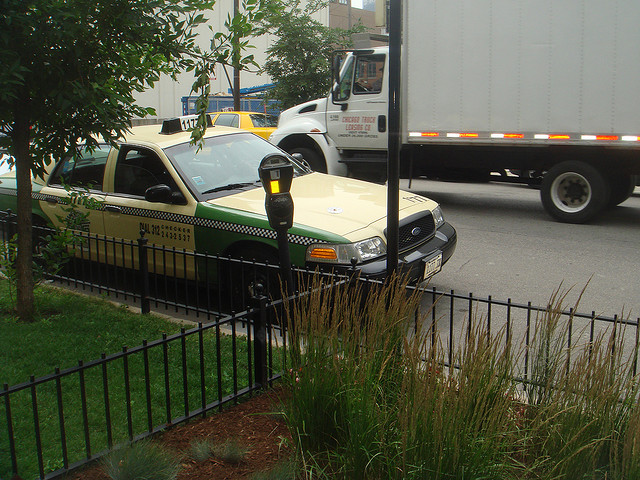
#> input picture background/000000000001.jpg, 640 x 480 px; its folder holds only this picture in this run
$ python dataset_generator_obb.py
#> lines starting #> are read from the running program, lines starting #| are printed output that depends on the picture
"""
Synthetic Dataset Generator for Object Detection
Creates training and validation datasets with multiple types of interference patterns
"""

import os
import random
import math
from PIL import Image, ImageDraw, ImageFilter
import numpy as np

# ==================== Dataset Configuration ====================
TRAIN_NUM = 800          # Number of training images to generate
VAL_NUM = 200             # Number of validation images to generate
NC = 1                    # Number of object classes
MIN_SIZE = 32             # Minimum target size in pixels
MAX_SIZE = 128            # Maximum target size in pixels

# Image dimensions
IMG_SIZE = 640           # Base image size (width and height)
BORDER = 80              # Margin from image borders for target placement

# ==================== Interference Parameters ====================
# 1. FALSE TARGETS: Cropped and rotated real targets (no labels)
FALSE_TARGET_PROB = 0.5   # Probability of adding false targets to an image
FALSE_TARGET_COUNT = 24   # Maximum number of false targets per image

# 2. INTERRUPTIONS: Randomly drawn lines and polygons (no labels)
INTERRUPTION_PROB = 0.25  # Probability of adding drawn interruptions
INTERRUPTION_COUNT = 24   # Maximum number of interruptions per image

# 3. BRIGHTNESS VARIATION: Simulate lighting changes
BRIGHTNESS_RANGE = (0.6, 1.6)  # Brightness factor range (1.0 = original)

# Interruption drawing parameters
LINE_WIDTH_RANGE = (2, 8)       # Line thickness range in pixels
POLYGON_SIDES_RANGE = (2, 16)   # Number of polygon vertices range

# 4. GAUSSIAN BLUR: Simulate motion blur or out-of-focus
BLUR_PROB = 0.3                 # Probability of applying blur
BLUR_RADIUS_RANGE = (0.3, 1.0)  # Gaussian blur radius range

# 5. RESIZE: Downsample some images for scale variation
RESIZE_PROB = 0.3               # Probability of resizing
RESIZE_SIZE = 640               # Target size when resized

# 6. FALSE IMAGES: Paste pre-collected external images (no labels)
FALSE_IMAGE_PROB = 0.5          # Probability of adding false images
FALSE_IMAGE_COUNT = 24          # Maximum number of false images per image

# random seed
random.seed(1337)
# ==================== Directory Setup ====================
os.chdir(os.path.dirname(os.path.abspath(__file__)))
BG_DIR = "./background"                    # Background images directory
TARGET_GENERATED_DIR = "./target" # Real target images directory
OUTPUT_DIR = "./data0"                     # Output directory for generated dataset
FALSE_IMAGE_DIR = "./false_images"         # External false images directory

# ==================== Cache Background Images ====================
# Collect all background image files
bg_files = [f for f in os.listdir(BG_DIR) if f.lower().endswith(('.png', '.jpg', '.jpeg'))]
bg_cache = {}
total_bg = min(1000, len(bg_files))

print(f"Cached images: (0/{total_bg})", end="", flush=True)
for i, f in enumerate(bg_files[:400], 1):
    img = Image.open(os.path.join(BG_DIR, f)).convert('RGBA')
    bg_cache[f] = img.resize((IMG_SIZE, IMG_SIZE))
    print(f"\rCached images: ({i}/{total_bg})", end="", flush=True)
print()

# ==================== Cache Target Images ====================
# Cache real target images separately for train and validation splits
target_cache = {'train': {}, 'val': {}}
print("BACKGROUND CACHED")

for split in ['train', 'val']:
    for cls in range(NC):
        cls_dir = os.path.join(TARGET_GENERATED_DIR, split, str(cls))
        if os.path.exists(cls_dir):
            files = [f for f in os.listdir(cls_dir) if f.lower().endswith(('.png', '.jpg', '.jpeg'))]
            if files:
                target_cache[split][cls] = [Image.open(os.path.join(cls_dir, f)).convert('RGBA') for f in files]

# ==================== Create Output Directories ====================
for split in ['train', 'val']:
    for sub in ['images', 'labels']:
        os.makedirs(os.path.join(OUTPUT_DIR, split, sub), exist_ok=True)

# ==================== Helper Functions ====================

def re_size(img):
    """Randomly resize image to lower resolution"""
    if random.random() < RESIZE_PROB:
        return img.resize((RESIZE_SIZE, RESIZE_SIZE), Image.LANCZOS)
    return img

def adjust_brightness(image, brightness_factor):
    """
    Adjust image brightness while preserving alpha channel

    Args:
        image: PIL Image (RGBA or RGB)
        brightness_factor: Float multiplier for brightness (1.0 = original)

    Returns:
        Brightness-adjusted image
    """
    if brightness_factor == 1.0:
        return image.copy()

    # Handle RGBA images separately to preserve transparency
    if image.mode == 'RGBA':
        r, g, b, a = image.split()
        rgb = Image.merge('RGB', (r, g, b))
        rgb = Image.blend(rgb, Image.new('RGB', rgb.size, 0), 1 - brightness_factor)
        return Image.merge('RGBA', (*rgb.split(), a))
    else:
        return Image.blend(image, Image.new(image.mode, image.size, 0), 1 - brightness_factor)

def add_image_interference(img):
    """
    Paste random external images as interference (no labels generated)

    Args:
        img: Background image to add interference to

    Returns:
        Image with pasted false images
    """
    if random.random() > FALSE_IMAGE_PROB or not os.path.exists(FALSE_IMAGE_DIR):
        return img

    files = [f for f in os.listdir(FALSE_IMAGE_DIR) if f.lower().endswith(('.png', '.jpg', '.jpeg'))]
    if not files:
        return img

    for _ in range(random.randint(1, FALSE_IMAGE_COUNT)):
        img_file = random.choice(files)
        target = Image.open(os.path.join(FALSE_IMAGE_DIR, img_file)).convert('RGBA')

        # Apply random brightness adjustment
        brightness = random.uniform(*BRIGHTNESS_RANGE)
        target = adjust_brightness(target, brightness)

        # Random scaling
        scale = random.uniform(MIN_SIZE / max(target.size), MAX_SIZE / max(target.size))
        w = int(target.width * scale)
        h = int(target.height * scale)
        target = target.resize((w, h))

        # Random rotation
        angle = random.uniform(0, 360)
        target = target.rotate(angle, expand=True)

        # Random position
        paste_x = random.randint(0, IMG_SIZE - target.width)
        paste_y = random.randint(0, IMG_SIZE - target.height)

        # Composite onto image with alpha blending
        layer = Image.new('RGBA', img.size, (0, 0, 0, 0))
        layer.paste(target, (paste_x, paste_y), target)
        img = Image.alpha_composite(img, layer)

    return img

def false_target(img, target_cache_split):
    """
    Add cropped and rotated real targets as false positives (no labels)

    Process: Rotate -> Crop to 1/3 size -> Rotate again to create fragments

    Args:
        img: Background image
        target_cache_split: Cache of real targets for current split

    Returns:
        Image with false target fragments
    """
    if random.random() > FALSE_TARGET_PROB or not target_cache_split:
        return img

    for _ in range(random.randint(1, FALSE_TARGET_COUNT)):
        # Randomly select a target class
        cls = random.randint(0, NC - 1)
        if cls not in target_cache_split or not target_cache_split[cls]:
            continue

        target = random.choice(target_cache_split[cls]).copy()

        # Apply brightness variation
        brightness = random.uniform(*BRIGHTNESS_RANGE)
        target = adjust_brightness(target, brightness)

        # Random scaling
        scale = random.uniform(MIN_SIZE / max(target.size), MAX_SIZE / max(target.size))
        w = int(target.width * scale)
        h = int(target.height * scale)
        target = target.resize((w, h))

        # First rotation
        angle1 = random.randint(1, 360)
        target = target.rotate(angle1, expand=True)

        # Crop to 1/3 of original size (simulate partial occlusion)
        cut_ratio = 1/3
        cut_w = int(target.width * cut_ratio)
        cut_h = int(target.height * cut_ratio)
        x1 = random.randint(0, target.width - cut_w)
        y1 = random.randint(0, target.height - cut_h)
        x2 = x1 + cut_w
        y2 = y1 + cut_h
        target = target.crop((x1, y1, x2, y2))

        # Second rotation
        angle2 = random.randint(1, 360)
        target = target.rotate(angle2, expand=True)

        # Random position
        paste_x = random.randint(0, IMG_SIZE - target.width)
        paste_y = random.randint(0, IMG_SIZE - target.height)

        # Composite onto image
        layer = Image.new('RGBA', img.size, (0, 0, 0, 0))
        layer.paste(target, (paste_x, paste_y), target)
        img = Image.alpha_composite(img, layer)

    return img

def draw_interruption(img):
    """
    Draw random geometric shapes (lines and polygons) as visual noise

    Args:
        img: Background image

    Returns:
        Image with drawn interruptions
    """
    if random.random() > INTERRUPTION_PROB:
        return img

    draw_img = img.copy()
    draw = ImageDraw.Draw(draw_img, 'RGBA')

    for _ in range(random.randint(1, INTERRUPTION_COUNT)):
        shape_type = random.choice(['line', 'polygon'])

        # Random semi-transparent colors (red, blue, green, black, white)
        color = random.choice([
            (255, random.randint(0, 50), random.randint(0, 50), random.randint(200, 255)),    # Red
            (random.randint(0, 50), random.randint(0, 50), 255, random.randint(200, 255)),    # Blue
            (random.randint(0, 50), 255, random.randint(0, 50), random.randint(200, 255)),    # Green
            (random.randint(0, 50), random.randint(0, 50), random.randint(0, 50), random.randint(200, 255)),  # Black
            (255, 255, 255, random.randint(200, 255))  # White
        ])

        if shape_type == 'line':
            # Generate random line segment
            x1 = random.randint(0, IMG_SIZE)
            y1 = random.randint(0, IMG_SIZE)
            x2 = random.randint(0, IMG_SIZE)
            y2 = random.randint(0, IMG_SIZE)
            width = random.randint(*LINE_WIDTH_RANGE)

            # Add random jitter to simulate hand-drawn lines (30% probability)
            if random.random() > 0.7:
                points = []
                length = 5 * math.sqrt((x2 - x1) ** 2 + (y2 - y1) ** 2)
                if length > 0:
                    num_points = max(3, int(length / 50))
                    for i in range(num_points):
                        t = i / (num_points - 1) if num_points > 1 else 0
                        x = x1 + (x2 - x1) * t + random.randint(-10, 10)
                        y = y1 + (y2 - y1) * t + random.randint(-10, 10)
                        points.append((x, y))

                    if len(points) >= 2:
                        draw.line(points, fill=color, width=width)
            else:
                # Straight line
                draw.line([(x1, y1), (x2, y2)], fill=color, width=width)

        elif shape_type == 'polygon':
            # Generate random polygon
            num_sides = random.randint(*POLYGON_SIDES_RANGE)
            points = []

            # Generate points within a confined area
            center_x = random.randint(100, IMG_SIZE - 100)
            center_y = random.randint(100, IMG_SIZE - 100)
            max_radius = random.randint(50, 200)  # Control polygon size

            for _ in range(num_sides):
                angle = random.uniform(0, 2 * math.pi)
                radius = random.uniform(20, max_radius)

                x = center_x + radius * math.cos(angle)
                y = center_y + radius * math.sin(angle)

                # Clip to image boundaries
                x = max(0, min(IMG_SIZE, x))
                y = max(0, min(IMG_SIZE, y))

                points.append((x, y))

            # Sort points by angle to reduce self-intersection (70% probability)
            if random.random() > 0.3:
                center_x = sum(p[0] for p in points) / num_sides
                center_y = sum(p[1] for p in points) / num_sides
                sorted_points = sorted(points, key=lambda p: math.atan2(p[1] - center_y, p[0] - center_x))
                points = sorted_points

            # Decide whether to add border
            if random.random() > 0.3:  # 70% probability with border
                # Generate border color (slightly lighter or darker)
                outline_color = (
                    max(0, min(255, color[0] + random.randint(-60, 60))),
                    max(0, min(255, color[1] + random.randint(-60, 60))),
                    max(0, min(255, color[2] + random.randint(-60, 60))),
                    color[3]  # Keep same transparency
                )
                outline_width = random.randint(2, 6)

                # Fill polygon with semi-transparent color
                fill_color = color[:3] + (color[3] // 2,)
                draw.polygon(points, fill=fill_color)

                # Draw border
                closed_points = points + [points[0]]
                draw.line(closed_points, fill=outline_color, width=outline_width)
            else:
                # Border only, no fill
                outline_width = random.randint(2, 6)
                closed_points = points + [points[0]]
                draw.line(closed_points, fill=color, width=outline_width)

    # Blend drawn shapes with original image
    blend_alpha = random.uniform(0.8, 1.0)
    return Image.blend(img, draw_img, alpha=blend_alpha)

def apply_blur_if_needed(img):
    """
    Apply Gaussian blur with random radius based on probability

    Args:
        img: Input image

    Returns:
        Blurred image or original if blur not applied
    """
    if random.random() > BLUR_PROB:
        return img

    blur_radius = random.uniform(*BLUR_RADIUS_RANGE)
    blurred_img = img.filter(ImageFilter.GaussianBlur(radius=blur_radius))
    return blurred_img

def generate_dataset(num_images, split):
    """
    Main dataset generation function

    Args:
        num_images: Number of images to generate
        split: 'train' or 'val' - determines which target cache to use
    """
#> called with num_images = 800, split = 'train'
    for idx in range(num_images):
        # Load random background
        bg_name = random.choice(list(bg_cache.keys()))
#> bg_name = '000000000001.jpg'
        img = bg_cache[bg_name].copy()
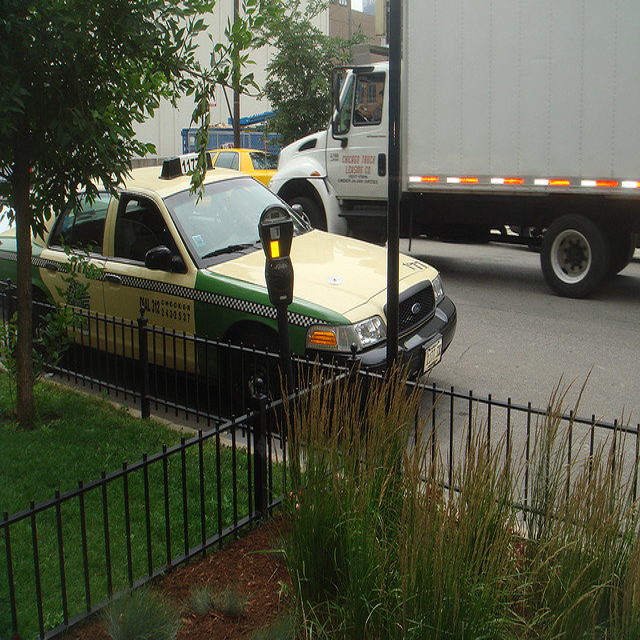
#> img: PIL image 640x640 RGBA; mean R, G, B, A 84.4, 87.5, 70, 255

        # Apply interference layers
        img = draw_interruption(img)                    # Add drawn shapes
        img = false_target(img, target_cache[split])    # Add cropped real targets
        img = add_image_interference(img)               # Add external false images

        # Define four quadrants for target placement
        regions = [
            # Top-left quadrant
            (random.randint(BORDER, IMG_SIZE // 2 - MAX_SIZE),
             random.randint(BORDER, IMG_SIZE // 2 - MAX_SIZE)),
            # Top-right quadrant
            (random.randint(IMG_SIZE // 2 + BORDER, IMG_SIZE - MAX_SIZE - BORDER),
             random.randint(BORDER, IMG_SIZE // 2 - MAX_SIZE)),
            # Bottom-left quadrant
            (random.randint(BORDER, IMG_SIZE // 2 - MAX_SIZE),
             random.randint(IMG_SIZE // 2 + BORDER, IMG_SIZE - MAX_SIZE - BORDER)),
            # Bottom-right quadrant
            (random.randint(IMG_SIZE // 2 + BORDER, IMG_SIZE - MAX_SIZE - BORDER),
             random.randint(IMG_SIZE // 2 + BORDER, IMG_SIZE - MAX_SIZE - BORDER))
        ]

        labels = []
        for (x_center, y_center) in regions:
            # Random class for this target
            cls = random.randint(0, NC - 1)
            if cls in target_cache[split] and target_cache[split][cls]:
                target_orig = random.choice(target_cache[split][cls]).copy()

                # Apply brightness adjustment
                brightness = random.uniform(*BRIGHTNESS_RANGE)
                target_orig = adjust_brightness(target_orig, brightness)

                # Random scaling
                scale = random.uniform(MIN_SIZE / max(target_orig.size), MAX_SIZE / max(target_orig.size))
                w_orig = int(target_orig.width * scale)
                h_orig = int(target_orig.height * scale)
                target = target_orig.resize((w_orig, h_orig))

                # Random rotation
                angle = random.uniform(0, 360)
                target = target.rotate(angle, expand=True)

                # Paste target centered at region coordinates
                paste_x = x_center - target.width // 2
                paste_y = y_center - target.height // 2

                layer = Image.new('RGBA', img.size, (0, 0, 0, 0))
                layer.paste(target, (paste_x, paste_y), target)
                img = Image.alpha_composite(img, layer)

                # Calculate bounding box corners for YOLO format
                # Original corners relative to target center (before rotation)
                corners = np.array([
                    [-w_orig / 2, -h_orig / 2],  # Top-left
                    [w_orig / 2, -h_orig / 2],   # Top-right
                    [w_orig / 2, h_orig / 2],    # Bottom-right
                    [-w_orig / 2, h_orig / 2]    # Bottom-left
                ])

                # Apply rotation matrix
                rad = math.radians(angle)
                rot_mat = np.array([
                    [math.cos(rad), math.sin(rad)],
                    [-math.sin(rad), math.cos(rad)]
                ])

                corners_rotated = np.dot(corners, rot_mat.T)

                # Translate to image coordinates and normalize to [0, 1]
                corners_rotated[:, 0] += x_center
                corners_rotated[:, 1] += y_center
                corners_flat = corners_rotated.flatten() / IMG_SIZE

                # Clip to valid range
                corners_flat = np.clip(corners_flat, 0.0, 1.0)

                # Format: class x1 y1 x2 y2 x3 y3 x4 y4 (YOLO polygon format)
                labels.append(f"{cls} " + " ".join(f"{c:.6f}" for c in corners_flat))
#> after the loop, labels = []

        # Apply post-processing effects
        img = apply_blur_if_needed(img)
        img = re_size(img)

        # Save image and label files
        img_path = os.path.join(OUTPUT_DIR, split, 'images', f'{idx + 1}.jpg')
        img.convert('RGB').save(img_path)

        with open(os.path.join(OUTPUT_DIR, split, 'labels', f'{idx + 1}.txt'), 'w') as f:
            f.write('\n'.join(labels))

        # Progress indicator
        print(f"\rGenerating {split}: {idx + 1}/{num_images}  ", end="", flush=True)

# ==================== Main Execution ====================
if __name__ == "__main__":
    print("=" * 50)
    print("Generating TRAIN dataset...")
    print(f"Parameters:")
    print(f"  False target probability: {FALSE_TARGET_PROB}")
    print(f"  False target count: {FALSE_TARGET_COUNT}")
    print(f"  Interruption probability: {INTERRUPTION_PROB}")
    print(f"  Interruption count: {INTERRUPTION_COUNT}")
    print(f"  Brightness range: {BRIGHTNESS_RANGE}")
    print(f"  Blur probability: {BLUR_PROB}")
    print(f"  Blur size range: ({BLUR_RADIUS_RANGE})")
    print(f"  Target directories:")
    print(f"    Train: {os.path.join(TARGET_GENERATED_DIR, 'train')}")
    print(f"    Val: {os.path.join(TARGET_GENERATED_DIR, 'val')}")
    print("=" * 50)

    generate_dataset(TRAIN_NUM, 'train')

    print("\n" + "=" * 50)
    print("Generating VAL dataset...")
    print("=" * 50)

    generate_dataset(VAL_NUM, 'val')

    print("\n" + "=" * 50)
    print("FINISHED!")
    print(f"Total images generated: {TRAIN_NUM + VAL_NUM}")
    print(f"  Train: {TRAIN_NUM} (using targets from {os.path.join(TARGET_GENERATED_DIR, 'train')})")
    print(f"  Validation: {VAL_NUM} (using targets from {os.path.join(TARGET_GENERATED_DIR, 'val')})")
    print("=" * 50)
